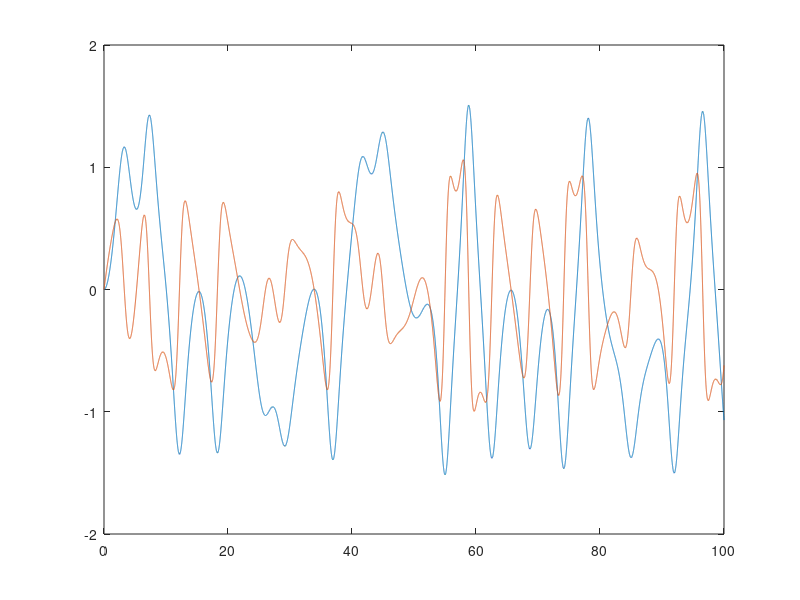
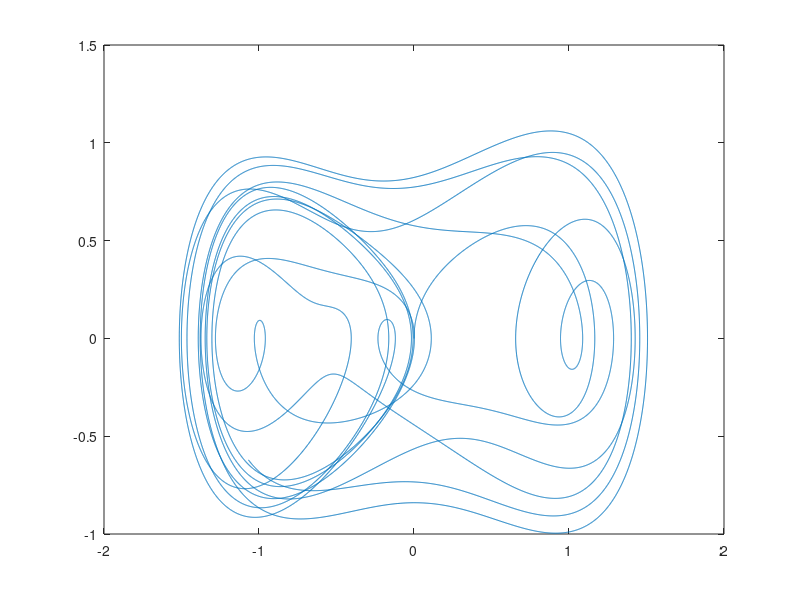

MATLAB code for these plots, in order:
k = 0.25;
omega = 1;
A = .4;

%lager y-vektor og t-vektor
options = odeset('AbsTol',1.e-12,'RelTol', 1.e-12);
[t, y] = ode45(@(t,y)[y(2);A*cos(omega*t)-k*y(2)+y(1).*(1-y(1).^2)],[0,100],[0;0],options);

%plots
figure(1)
plot(t,y)
figure(2)
plot(y(:,1),y(:,2))